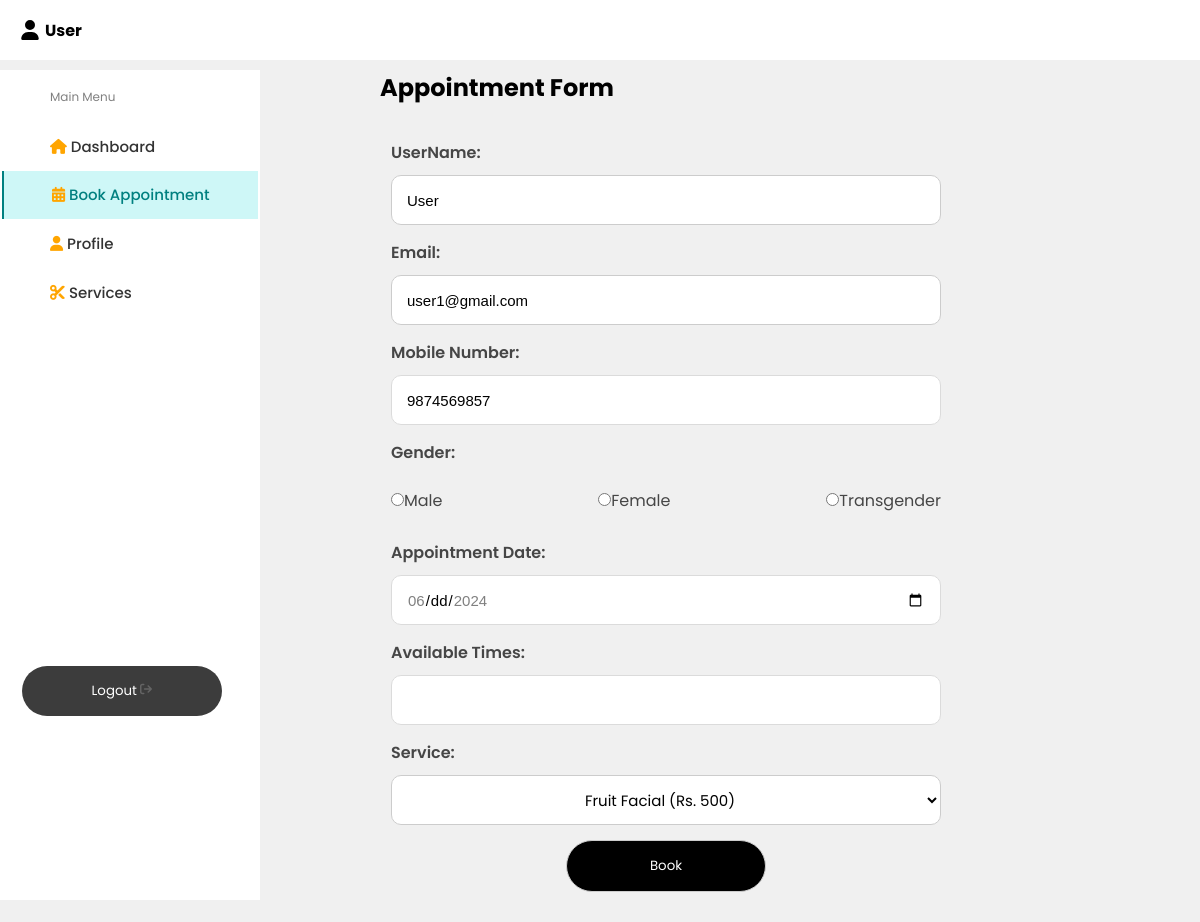
The page /Appointment/book_appointment.php (signed in) on the database its author committed.
### tables this page shows
CREATE TABLE `user` (
  `id` int(11) NOT NULL,
  `username` varchar(255) NOT NULL,
  `password` varchar(255) NOT NULL,
  `email` varchar(255) NOT NULL,
  `phone` bigint(11) NOT NULL,
  `Name` varchar(255) NOT NULL,
  `original_password` varchar(255) DEFAULT NULL
);

### Appointment/book_appointment.php (the view, shortened to what this page needs)
<?php
include "../connection.php";
?>
<span style="font-family: verdana, geneva, sans-serif;"><!DOCTYPE html>
<!DOCTYPE html>
<head>
  <link rel="stylesheet" href="book_appointment.css" />
  <link rel="stylesheet" href="https://cdnjs.cloudflare.com/ajax/libs/font-awesome/6.2.0/css/all.min.css" />
</head>
<body>
  <header class="header">
    <div class="header-icons">
      <div class="account">
        <h4><?php
        $username = $_SESSION['user_name'];
        echo "".$username;
        ?></h4>
      </div>
    </div>
  </header>
  <div class="container">
    <nav>
      <div class="side_navbar">
        <span>Main Menu</span>
        <a href="../Dashboard/user_dash.php"><i class="fas fa-home icon"></i>&nbsp;Dashboard</a>
       <a href="#" class= "active"><i class="fas fa-calendar-alt icon"></i>&nbsp;Book Appointment</a>
        <a href="../Profie/profile.php"><i class="fas fa-user icon"></i>&nbsp;Profile</a>
        <a href="../Service/service.php"><i class="fas fa-scissors icon"></i>&nbsp;Services</a>
        <button class="logout">Logout </button>
      </div>
    </nav>
    <div class="apart">
    <div class="start_appoint"><h2>Appointment Form</h2></div>
<div class="appointment_form">
<form id="appointmentForm" method="post" action="<?php echo htmlspecialchars($_SERVER['PHP_SELF']);?>">
  <?php
  $userid = $_SESSION['user_id'];
  $user_sql = "SELECT username, email, phone from user where id = '$userid'";
  $user_result = mysqli_query($con,$user_sql);
  if($user_result)
  {
    $user_row = mysqli_fetch_array($user_result);
  }
  ?>
  <div class="name">
  <label for="name">UserName:</label><br>
  <input type="text" id="name" name="name" value="<?php echo $user_row['username'];?>" required readonly></div>
  <div class="email">
  <label for="email">Email:</label><br>
  <input type="email" id="email" name="email" value="<?php echo $user_row['email'];?>" required readonly></div>
  <div class="phone">
  <label for="mobileNumber">Mobile Number:</label><br>
  <input type="tel" id="mobileNumber" name="mobileNumber" value="<?php echo $user_row['phone'];?>" required readonly></div>
  <label for="gender">Gender:</label><br>
  <div class="gender">
  <div class="male">
  <input type="radio" id="male" name="gender" value="male" required>Male</div>
  <div class="female">
  <input type="radio" id="female" name="gender" value="female" required>Female</div>
  <div class="trans">
  <input type="radio" id="transgender" name="gender" value="transgender" class="trans" required>Transgender</div></div>
  <div class="date">
  <label for="appointmentDate">Appointment Date:</label><br>
  <input type="date" id="appointmentDate" name="appointmentDate" required></div>
  <div class="time">
  <label for="appointmentTime">Available Times:</label><br>
  <input type="text" id="appointmentTime" name="appointmentTime" required readonly></div>
  <div class="service">
  <label for="service">Service:</label><br>
  <select id="service" name="service" required style="border-radius: 10px; width: 550px; height: 50px; margin-top: 10px; margin-bottom: 15px; font-size: 15px; background-color: white;text-align: center; border: 1px solid #ccc;">
    <?php
    $sql = "SELECT service_name, service_price FROM services";
    $result = mysqli_query($con, $sql);
    if ($result && mysqli_num_rows($result) > 0) {
      while ($row = mysqli_fetch_assoc($result)) {
        $serviceName = $row['service_name'];
        $servicePrice = $row['service_price'];
        $selected = '';
        echo "<option value=\"$serviceName\" $selected>$serviceName (Rs. $servicePrice)</option>";
      }
    }
    ?>
  </select>
</div>
  <div class="submit">
  <input type="submit" value="Book"class="btn btn-default"></div>
</form>
</div>
</div>
</div>
</body>
</html>
</span>

### Appointment/book_appointment.css (style rules this page uses)
* { margin: 0; padding: 0; border: none; outline: none; text-decoration: none; box-sizing: border-box; font-family: "Poppins", sans-serif; }
body { background-color: #F0F0F0; overflow: hidden; }
.header { display: flex; align-items: center; justify-content: space-between; height: 60px; padding: 20px; background: #fff; }
.header-icons svg { height: 20px; width: 20px; }
.header-icons h4 { text-transform:capitalize; }
.header-icons { display: flex; align-items: center; }
.header-icons .account { width: auto; display: flex; align-items: center; justify-content: space-evenly; gap: 5px; }
.container { margin-top: 10px; display: flex; flex-direction: row; gap: 50px; }
nav { background: #fff; }
.side_navbar { padding: 1px; display: flex; flex-direction: column; height: 90vh; border: 0.5px solid white; border-radius: 40px; width: 260px; }
.side_navbar span { color: gray; margin: 1rem 3rem; font-size: 12px; }
.side_navbar a { width: 100%; padding: 0.8rem 3rem; font-weight: 500; font-size: 15px; color: #333333; }
.logout { margin-top: 350px; margin-left: 20px; padding: 15px 32px; text-decoration: none; color: white; display: block; width: 200px; background-color: rgba(0, 0, 0, 0.766); border: 1.5 px solid white; border-radius: 30px 30px; }
.logout svg { height: 12px; width: 12px; }
.side_navbar .active { border-left: 2.5px solid #008080; background-color: #cef7f7; color: #008080; }
.appointment_form { width: 80%; display: flex; font-family:"Montserrat", sans-serif; margin-top: 35px; margin-bottom: 20px; justify-content: center; }
label { color: #464646; font-weight: 600; }
h2 { margin-left: 70px; }
input { border: 1px solid #ccc; }
.name input { text-transform: capitalize; font-family:"Montserrat", sans-serif; border-radius: 10px; padding: 0px 15px; margin-top: 10px; margin-bottom: 15px; width: 550px; height: 50px; font-size: 15px; }
.email input { font-family:"Montserrat", sans-serif; border-radius: 10px; padding: 0px 15px; margin-top: 10px; margin-bottom: 15px; width: 550px; height: 50px; font-size: 15px; }
.phone input { border: 1px solid #dbdbdb; font-family:"Montserrat", sans-serif; border-radius: 10px; padding: 0px 15px; margin-top: 10px; margin-bottom: 15px; width: 550px; height: 50px; font-size: 15px; }
.gender { display: flex; justify-content: space-between; width: 550px; height: 50px; margin-top: 10px; margin-bottom: 15px; align-items: center; color: #464646; }
.date input { border: 1px solid #dbdbdb; font-family:"Montserrat", sans-serif; border-radius: 10px; padding: 0px 15px; margin-top: 10px; margin-bottom: 15px; width: 550px; height: 50px; font-size: 15px; }
.time input { border: 1px solid #dbdbdb; font-family:"Montserrat", sans-serif; border-radius: 10px; padding: 0px 15px; margin-top: 10px; margin-bottom: 15px; width: 550px; height: 50px; font-size: 15px; }
.btn-default { padding: 15px 32px; text-decoration: none; color: white; display: block; width: 200px; background-color: black; border: 1.5 px solid white; border-radius: 30px 30px; }
.apart { width: 90%; display: flex; flex-direction: column; overflow: scroll; height: 90vh; }
.submit { display: flex; justify-content: center; }
.icon { color: #FFA500; }

### rows shown on the page
user: name "user", email "user1@gmail.com", mobileNumber "9874569857"

### other values the page prints
$username "User"
form field service "Fruit Facial (Rs. 500)"
